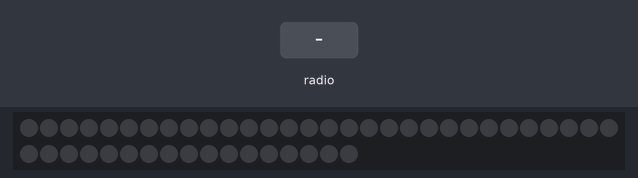
The program below on a simulated BBC micro:bit running MicroPython. Parts: 47 RGB LEDs in strip order, left to right, continuing on the next row. The test bench sets the inputs (shaded band). Dim RGB values are drawn brighter than linear.

Above: at 1.2 s.
1.3 s: radio message "close" arrives
At 2.53 s:
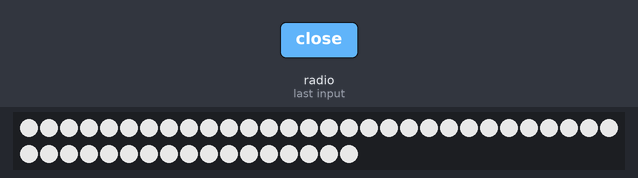
4.2 s: radio message "auth" arrives
At 4.43 s:
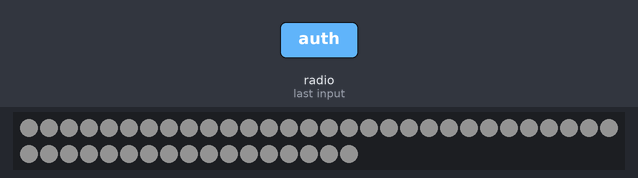
Timing chart, 0 to 7.2 s (numbered marks = the images above; inputs shaded):
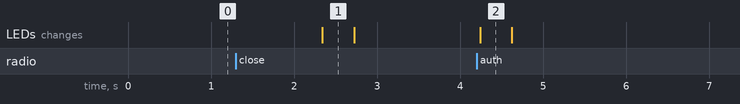

The program:

bucket.py
```python
# 버킷
# auth: white, close: off 3 secs later
import radio
from random import randint
from microbit import *
import neopixel

# Create the "flash" animation frames. Can you work out how it's done?
flash = [Image().invert()*(i/9) for i in range(9, -1, -1)]

# The radio won't work unless it's switched on.
radio.on()
np = neopixel.NeoPixel(pin0, 47)

# Event loop.
while True:
    incoming = radio.receive()
    if incoming == 'auth':
        for num in range(0, 200):
            for pixel_id in range(0, len(np)):
                np[pixel_id] = (num, num, num)

            np.show()


    if incoming == 'close':
        sleep(1000)
        for num in range(0, 200):
            for pixel_id in range(0, len(np)):
                np[pixel_id] = (199-num, 199-num, 199-num)

            np.show()
```

Measured:
- after the input at 1.3 s, the LEDs: change after 1.0 s (image 1)
- after the input at 4.2 s, the LEDs: change at once (image 2)
